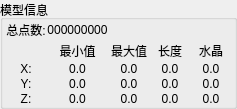
       <widget class="QGroupBox" name="gb_ModelInfo">
        <property name="sizePolicy">
         <sizepolicy hsizetype="Preferred" vsizetype="Preferred">
          <horstretch>0</horstretch>
          <verstretch>0</verstretch>
         </sizepolicy>
        </property>
        <property name="minimumSize">
         <size>
          <width>0</width>
          <height>0</height>
         </size>
        </property>
        <property name="title">
         <string>模型信息</string>
        </property>
        <layout class="QGridLayout" name="ly_gbModInfo_2">
         <property name="leftMargin">
          <number>3</number>
         </property>
         <property name="topMargin">
          <number>0</number>
         </property>
         <property name="rightMargin">
          <number>3</number>
         </property>
         <property name="bottomMargin">
          <number>0</number>
         </property>
         <property name="spacing">
          <number>1</number>
         </property>
         <item row="4" column="1">
          <widget class="QLabel" name="lb_PointMinValZ">
           <property name="text">
            <string>0.0</string>
           </property>
           <property name="scaledContents">
            <bool>false</bool>
           </property>
           <property name="alignment">
            <set>Qt::AlignCenter</set>
           </property>
           <property name="wordWrap">
            <bool>false</bool>
           </property>
          </widget>
         </item>
         <item row="0" column="0">
          <widget class="QLabel" name="lb_PointNum">
           <property name="text">
            <string>总点数:</string>
           </property>
           <property name="scaledContents">
            <bool>false</bool>
           </property>
           <property name="alignment">
            <set>Qt::AlignCenter</set>
           </property>
           <property name="wordWrap">
            <bool>false</bool>
           </property>
          </widget>
         </item>
         <item row="3" column="0">
          <widget class="QLabel" name="lb_PointY">
           <property name="text">
            <string>Y:</string>
           </property>
           <property name="scaledContents">
            <bool>false</bool>
           </property>
           <property name="alignment">
            <set>Qt::AlignCenter</set>
           </property>
           <property name="wordWrap">
            <bool>false</bool>
           </property>
          </widget>
         </item>
         <item row="2" column="0">
          <widget class="QLabel" name="lb_PointX">
           <property name="text">
            <string>X:</string>
           </property>
           <property name="scaledContents">
            <bool>false</bool>
           </property>
           <property name="alignment">
            <set>Qt::AlignCenter</set>
           </property>
           <property name="wordWrap">
            <bool>false</bool>
           </property>
          </widget>
         </item>
         <item row="4" column="0">
          <widget class="QLabel" name="lb_PointZ">
           <property name="text">
            <string>Z:</string>
           </property>
           <property name="scaledContents">
            <bool>false</bool>
           </property>
           <property name="alignment">
            <set>Qt::AlignCenter</set>
           </property>
           <property name="wordWrap">
            <bool>false</bool>
           </property>
          </widget>
         </item>
         <item row="3" column="1">
          <widget class="QLabel" name="lb_PointMinValY">
           <property name="text">
            <string>0.0</string>
           </property>
           <property name="scaledContents">
            <bool>false</bool>
           </property>
           <property name="alignment">
            <set>Qt::AlignCenter</set>
           </property>
           <property name="wordWrap">
            <bool>false</bool>
           </property>
          </widget>
         </item>
         <item row="1" column="3">
          <widget class="QLabel" name="lb_PointLen">
           <property name="text">
            <string>长度</string>
           </property>
           <property name="scaledContents">
            <bool>false</bool>
           </property>
           <property name="alignment">
            <set>Qt::AlignCenter</set>
           </property>
           <property name="wordWrap">
            <bool>false</bool>
           </property>
          </widget>
         </item>
         <item row="1" column="1">
          <widget class="QLabel" name="lb_PointMin">
           <property name="text">
            <string>最小值</string>
           </property>
           <property name="scaledContents">
            <bool>false</bool>
           </property>
           <property name="alignment">
            <set>Qt::AlignCenter</set>
           </property>
           <property name="wordWrap">
            <bool>false</bool>
           </property>
          </widget>
         </item>
         <item row="1" column="2">
          <widget class="QLabel" name="lb_PointMax">
           <property name="text">
            <string>最大值</string>
           </property>
           <property name="scaledContents">
            <bool>false</bool>
           </property>
           <property name="alignment">
            <set>Qt::AlignCenter</set>
           </property>
           <property name="wordWrap">
            <bool>false</bool>
           </property>
          </widget>
         </item>
         <item row="1" column="4">
          <widget class="QLabel" name="lb_CrystalSize">
           <property name="text">
            <string>水晶</string>
           </property>
           <property name="scaledContents">
            <bool>false</bool>
           </property>
           <property name="alignment">
            <set>Qt::AlignCenter</set>
           </property>
           <property name="wordWrap">
            <bool>false</bool>
           </property>
          </widget>
         </item>
         <item row="0" column="1">
          <widget class="QLabel" name="lb_PointNumVal">
           <property name="text">
            <string>000000000</string>
           </property>
           <property name="scaledContents">
            <bool>false</bool>
           </property>
           <property name="alignment">
            <set>Qt::AlignCenter</set>
           </property>
           <property name="wordWrap">
            <bool>false</bool>
           </property>
          </widget>
         </item>
         <item row="2" column="2">
          <widget class="QLabel" name="lb_PointMaxValX">
           <property name="text">
            <string>0.0</string>
           </property>
           <property name="scaledContents">
            <bool>false</bool>
           </property>
           <property name="alignment">
            <set>Qt::AlignCenter</set>
           </property>
           <property name="wordWrap">
            <bool>false</bool>
           </property>
          </widget>
         </item>
         <item row="2" column="1">
          <widget class="QLabel" name="lb_PointMinValX">
           <property name="text">
            <string>0.0</string>
           </property>
           <property name="scaledContents">
            <bool>false</bool>
           </property>
           <property name="alignment">
            <set>Qt::AlignCenter</set>
           </property>
           <property name="wordWrap">
            <bool>false</bool>
           </property>
          </widget>
         </item>
         <item row="2" column="3">
          <widget class="QLabel" name="lb_PointLenValX">
           <property name="text">
            <string>0.0</string>
           </property>
           <property name="scaledContents">
            <bool>false</bool>
           </property>
           <property name="alignment">
            <set>Qt::AlignCenter</set>
           </property>
           <property name="wordWrap">
            <bool>false</bool>
           </property>
          </widget>
         </item>
         <item row="2" column="4">
          <widget class="QLabel" name="lb_CrystalSizeValX">
           <property name="text">
            <string>0.0</string>
           </property>
           <property name="scaledContents">
            <bool>false</bool>
           </property>
           <property name="alignment">
            <set>Qt::AlignCenter</set>
           </property>
           <property name="wordWrap">
            <bool>false</bool>
           </property>
          </widget>
         </item>
         <item row="3" column="2">
          <widget class="QLabel" name="lb_PointMaxValY">
           <property name="text">
            <string>0.0</string>
           </property>
           <property name="scaledContents">
            <bool>false</bool>
           </property>
           <property name="alignment">
            <set>Qt::AlignCenter</set>
           </property>
           <property name="wordWrap">
            <bool>false</bool>
           </property>
          </widget>
         </item>
         <item row="3" column="3">
          <widget class="QLabel" name="lb_PointLenValY">
           <property name="text">
            <string>0.0</string>
           </property>
           <property name="scaledContents">
            <bool>false</bool>
           </property>
           <property name="alignment">
            <set>Qt::AlignCenter</set>
           </property>
           <property name="wordWrap">
            <bool>false</bool>
           </property>
          </widget>
         </item>
         <item row="3" column="4">
          <widget class="QLabel" name="lb_CrystalSizeValY">
           <property name="text">
            <string>0.0</string>
           </property>
           <property name="scaledContents">
            <bool>false</bool>
           </property>
           <property name="alignment">
            <set>Qt::AlignCenter</set>
           </property>
           <property name="wordWrap">
            <bool>false</bool>
           </property>
          </widget>
         </item>
         <item row="4" column="2">
          <widget class="QLabel" name="lb_PointMaxValZ">
           <property name="text">
            <string>0.0</string>
           </property>
           <property name="scaledContents">
            <bool>false</bool>
           </property>
           <property name="alignment">
            <set>Qt::AlignCenter</set>
           </property>
           <property name="wordWrap">
            <bool>false</bool>
           </property>
          </widget>
         </item>
         <item row="4" column="3">
          <widget class="QLabel" name="lb_PointLenValZ">
           <property name="text">
            <string>0.0</string>
           </property>
           <property name="scaledContents">
            <bool>false</bool>
           </property>
           <property name="alignment">
            <set>Qt::AlignCenter</set>
           </property>
           <property name="wordWrap">
            <bool>false</bool>
           </property>
          </widget>
         </item>
         <item row="4" column="4">
          <widget class="QLabel" name="lb_CrystalSizeValZ">
           <property name="text">
            <string>0.0</string>
           </property>
           <property name="scaledContents">
            <bool>false</bool>
           </property>
           <property name="alignment">
            <set>Qt::AlignCenter</set>
           </property>
           <property name="wordWrap">
            <bool>false</bool>
           </property>
          </widget>
         </item>
         <item row="1" column="0">
          <spacer name="sp_Point4">
           <property name="orientation">
            <enum>Qt::Horizontal</enum>
           </property>
           <property name="sizeType">
            <enum>QSizePolicy::Preferred</enum>
           </property>
           <property name="sizeHint" stdset="0">
            <size>
             <width>40</width>
             <height>20</height>
            </size>
           </property>
          </spacer>
         </item>
         <item row="0" column="2">
          <spacer name="sp_Point2">
           <property name="orientation">
            <enum>Qt::Horizontal</enum>
           </property>
           <property name="sizeType">
            <enum>QSizePolicy::Preferred</enum>
           </property>
           <property name="sizeHint" stdset="0">
            <size>
             <width>40</width>
             <height>20</height>
            </size>
           </property>
          </spacer>
         </item>
         <item row="0" column="3">
          <spacer name="sp_Point3">
           <property name="orientation">
            <enum>Qt::Horizontal</enum>
           </property>
           <property name="sizeType">
            <enum>QSizePolicy::Preferred</enum>
           </property>
           <property name="sizeHint" stdset="0">
            <size>
             <width>40</width>
             <height>20</height>
            </size>
           </property>
          </spacer>
         </item>
         <item row="0" column="4">
          <spacer name="sp_Point1">
           <property name="orientation">
            <enum>Qt::Horizontal</enum>
           </property>
           <property name="sizeType">
            <enum>QSizePolicy::Preferred</enum>
           </property>
           <property name="sizeHint" stdset="0">
            <size>
             <width>40</width>
             <height>20</height>
            </size>
           </property>
          </spacer>
         </item>
        </layout>
       </widget>
